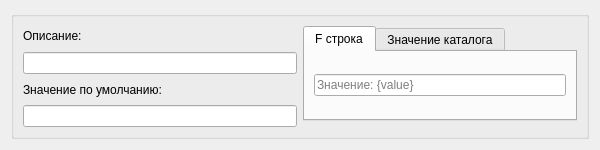
<?xml version="1.0" encoding="UTF-8"?>
<ui version="4.0">
 <class>WidgetTemplateItem</class>
 <widget class="QWidget" name="WidgetTemplateItem">
  <property name="geometry">
   <rect>
    <x>0</x>
    <y>0</y>
    <width>600</width>
    <height>150</height>
   </rect>
  </property>
  <property name="minimumSize">
   <size>
    <width>600</width>
    <height>150</height>
   </size>
  </property>
  <property name="windowTitle">
   <string>template_item</string>
  </property>
  <layout class="QGridLayout" name="gridLayout">
   <item row="0" column="0">
    <widget class="QGroupBox" name="groupBox">
     <property name="title">
      <string/>
     </property>
     <property name="flat">
      <bool>false</bool>
     </property>
     <property name="checkable">
      <bool>false</bool>
     </property>
     <layout class="QGridLayout" name="gridLayout_2">
      <item row="0" column="0" rowspan="2">
       <layout class="QVBoxLayout" name="verticalLayout_4">
        <item>
         <widget class="QLabel" name="labelDescription">
          <property name="text">
           <string>Описание:</string>
          </property>
          <property name="alignment">
           <set>Qt::AlignLeading|Qt::AlignLeft|Qt::AlignVCenter</set>
          </property>
         </widget>
        </item>
        <item>
         <widget class="QLineEdit" name="lineEditDescription">
          <property name="alignment">
           <set>Qt::AlignLeading|Qt::AlignLeft|Qt::AlignVCenter</set>
          </property>
         </widget>
        </item>
        <item>
         <widget class="QLabel" name="labelDefaultDirectories">
          <property name="text">
           <string>Значение по умолчанию:</string>
          </property>
         </widget>
        </item>
        <item>
         <widget class="QLineEdit" name="lineEditDefault">
          <property name="placeholderText">
           <string/>
          </property>
         </widget>
        </item>
       </layout>
      </item>
      <item row="0" column="1">
       <widget class="QTabWidget" name="tabWidget">
        <property name="currentIndex">
         <number>0</number>
        </property>
        <widget class="QWidget" name="tabPattern">
         <attribute name="title">
          <string>F cтрока</string>
         </attribute>
         <layout class="QVBoxLayout" name="verticalLayout_2">
          <item>
           <widget class="QLineEdit" name="lineEditPattern">
            <property name="placeholderText">
             <string>Значение: {value}</string>
            </property>
           </widget>
          </item>
         </layout>
        </widget>
        <widget class="QWidget" name="tabDirectories">
         <attribute name="title">
          <string>Значение каталога</string>
         </attribute>
         <layout class="QVBoxLayout" name="verticalLayout">
          <item>
           <widget class="QComboBox" name="comboBoxDirectories">
            <property name="insertPolicy">
             <enum>QComboBox::NoInsert</enum>
            </property>
            <property name="sizeAdjustPolicy">
             <enum>QComboBox::AdjustToContents</enum>
            </property>
            <item>
             <property name="text">
              <string/>
             </property>
            </item>
           </widget>
          </item>
         </layout>
        </widget>
       </widget>
      </item>
     </layout>
    </widget>
   </item>
  </layout>
 </widget>
 <resources/>
 <connections/>
</ui>
